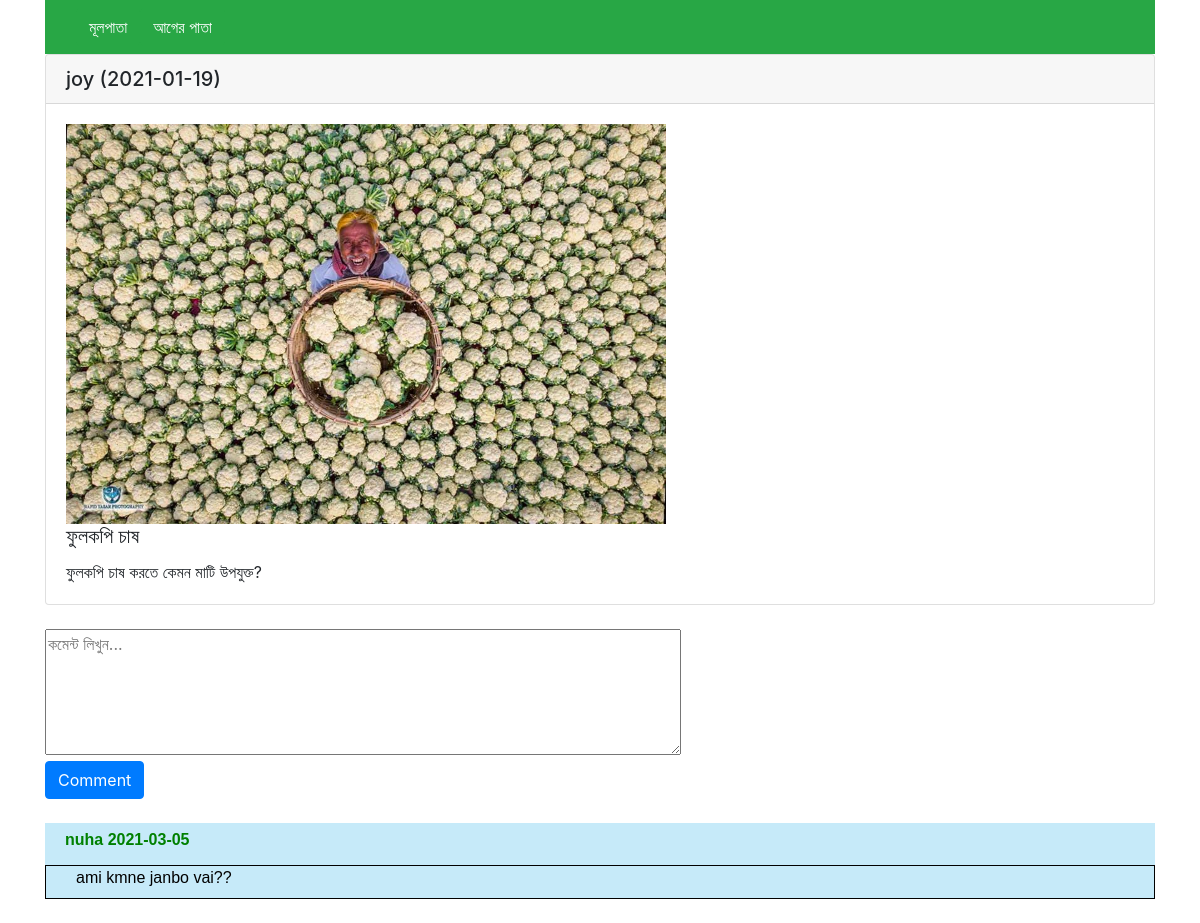
The app's page /comment.php?id=93 with its own data.
### tables this page shows
CREATE TABLE `post` (
  `title` varchar(50) DEFAULT NULL,
  `images` varchar(200) DEFAULT NULL,
  `details` varchar(500) NOT NULL,
  `date` date DEFAULT NULL,
  `usersphone_num` varchar(30) DEFAULT NULL,
  `farm_specialistphone_num` varchar(30) DEFAULT NULL,
  `Likes` int(10) DEFAULT NULL,
  `Post_id` int(10) NOT NULL,
  `Adminphone_num` varchar(50) DEFAULT NULL,
  `usersid` int(10) DEFAULT NULL,
  `farm_specialistid` int(10) DEFAULT NULL,
  `Adminid` int(10) DEFAULT NULL
);

CREATE TABLE `users` (
  `name` varchar(50) NOT NULL,
  `phone_num` varchar(30) NOT NULL,
  `password` varchar(50) NOT NULL,
  `email` varchar(50) DEFAULT NULL,
  `district` varchar(30) NOT NULL,
  `subdistrict` varchar(30) NOT NULL,
  `village` varchar(30) DEFAULT NULL,
  `id` int(10) NOT NULL,
  `post` int(11) NOT NULL
);

CREATE TABLE `comment` (
  `details` varchar(500) NOT NULL,
  `Comment_id` int(10) NOT NULL,
  `name` varchar(100) NOT NULL,
  `date` date NOT NULL,
  `usersphone_num` varchar(30) DEFAULT NULL,
  `farm_specialistphone_num` varchar(30) DEFAULT NULL,
  `PostPost_id` int(10) NOT NULL,
  `Adminphone_num` varchar(50) NOT NULL,
  `usersid` int(10) DEFAULT NULL,
  `farm_specialistid` int(10) DEFAULT NULL,
  `Adminid` int(10) DEFAULT NULL
);

### comment.php (the view, shortened to what this page needs)
<!DOCTYPE html>
<html lang="en">
<head>
  <link rel="stylesheet" href="https://maxcdn.bootstrapcdn.com/bootstrap/4.3.1/css/bootstrap.min.css">
</head>
<body class="container">
  <nav class="navbar navbar-light bg-success">
  <form class="container-fluid justify-content-start">
    <a class="btn btn-success" href="index.php">মূলপাতা</a>
    <a class="btn btn-success" href="forum.php">আগের পাতা</a>
  </form>
</nav>
<div id="showpost">
  <?php
  $servername = "localhost";
  $user = "root";
  $pass = "";
  $dbname = "krishaak";
  try {
    $conn = new PDO("mysql:host=$servername;dbname=$dbname", $user, $pass);
    $conn->setAttribute(PDO::ATTR_ERRMODE, PDO::ERRMODE_EXCEPTION);
    $conn->exec("set names utf8");
    $query1 = "SELECT * FROM post AS ps JOIN users AS us ON us.phone_num = ps.usersphone_num WHERE ps.Post_id LIKE '$_GET[id]' ORDER BY ps.Post_id DESC";
    $statement1 = $conn->query($query1);
    foreach ($statement1 as $row1) {
      if($row1['images']!=null){
        echo '<div class="card">
      <h5 class="card-header">'.$row1["name"].'                      ('.$row1['date'].')</h5>
      <div class="card-body">
          <img class="img" src=uploads/'.$row1['images'].'>
          <h5 class="card-title">'.$row1["title"].'</h5>
          <p class="card-text">'.$row1["details"].'</p>
        </div>
      </div>
          ';
      }
      else{
      echo '<div class="card">
      <h5 class="card-header">'.$row1["name"].'                      ('.$row1['date'].')</h5>
      <div class="card-body">
          <h5 class="card-title">'.$row1["title"].'</h5>
          <p class="card-text">'.$row1["details"].'</p>
        </div>
      </div>
          ';}?>
          <br>
  <form action="#" method = "post">
    <div id="response">
      <textarea name="postbody" id="postbody" cols="60" rows="5" placeholder="কমেন্ট লিখুন..."></textarea><br>
      <input type="submit" class="btn btn-primary" name="submitc" id="submitc" value="Comment" ><br><br>
    </div>
    </form>
    <div>
      <?php
        $query = "SELECT * FROM comment WHERE POSTPOST_id ='$_SESSION[postid]' ORDER BY Comment_id";
        $statement = $conn->query($query);
        foreach ($statement as $row) {
          echo '<div class = bg-info p-2 >
              <div id = "name"><label class = "label">' . $row["name"] .'  '.$row['date'].'<label></div>
              <div id = "title"><label class = "labelt">' . $row["details"] . '<label></div>
              </div>
              <br>';
        }
      ?>
    </div>
  <?php
    }
  } catch (PDOException $ex) {
    echo $e->getMessage();
  }
  ?>

### comment.php (style rules this page uses)
body { background-image: url("/krishaan/comment.jpg"); background-repeat: no-repeat; background-size: cover; background-attachment: fixed; }
#name { display: ; border: 5px solid #C6EAF9; background: #C6EAF9; font-family: Arial, Helvetica, sans-serif; font-size: 16px; }
#title { display: ; border: 1px solid black; background: #C6EAF9; font-family: Arial, Helvetica, sans-serif; font-size: 16px; }
.label { position: relative; left: 15px; color: Green; font-weight: bold; }
.labelt { position: relative; left: 30px; color: BLACK; }
.img { height: 400px; width: auto; }

### records on screen
post: users.name "joy", date "2021-01-19", images (picture), title "ফুলকপি চাষ", details "ফুলকপি চাষ করতে কেমন মাটি উপযুক্ত?"
comment: name "nuha", date "2021-03-05", details "ami kmne janbo vai??"
